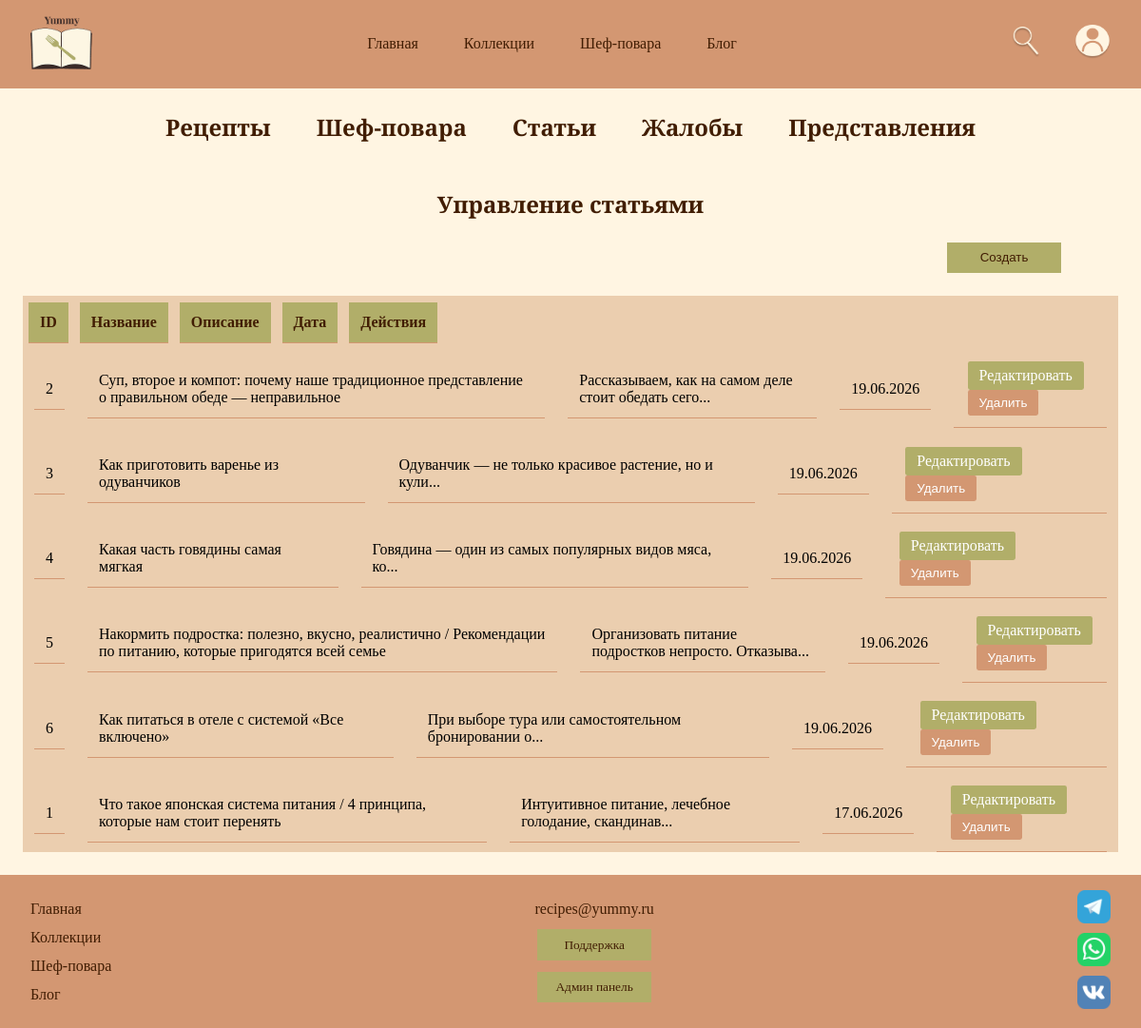
Screenshot of /admin_article.php (signed in) with the database file from the repository.
### tables this page shows
CREATE TABLE `articles` (
  `id_articles` int(10) UNSIGNED NOT NULL,
  `title` varchar(255) NOT NULL,
  `short_description` varchar(500) DEFAULT NULL,
  `content` text NOT NULL,
  `image_url` varchar(255) DEFAULT 'default_article.jpg',
  `created_at` timestamp NOT NULL DEFAULT current_timestamp()
);

### admin_article.php (the view, shortened to what this page needs)
<?php
require_once 'config.php';
$articles = $pdo->query("SELECT * FROM articles ORDER BY created_at DESC")->fetchAll();
?>
<!DOCTYPE html>
<html>
<head>
    <link rel="stylesheet" type="text/css" href="style.css">
</head>
<body>
<header>
    <a href="index.php"><img src="img/logo.png" width="65vw"></a>
    <div class="header_center">
        <ul class="header_ul">
            <li class="header_ul_li"><a href="index.php">Главная</a></li>
            <li class="header_ul_li"><a href="list_collection.php">Коллекции</a></li>
            <li class="header_ul_li"><a href="chefs.php">Шеф-повара</a></li>
            <li class="header_ul_li"><a href="blog.php">Блог</a></li>
        </ul>
    </div>
    <div class="header_right">
        <a href="find.php"><img src="img/find.png" width="30vw"></a>
        <a href="account.php"><img src="img/account.png" width="38vw"></a>
    </div>
</header>
<main>
    <div class="account">
        <ul class="account_ul">
            <li class="account_ul_li"><a href="admin_recipes.php"><h2>Рецепты</h2></a></li>
            <li class="account_ul_li"><a href="admin_chefs.php"><h2>Шеф-повара</h2></a></li>
            <li class="account_ul_li"><a href="admin_article.php"><h2>Статьи</h2></a></li>
            <li class="account_ul_li"><a href="admin_complaints.php"><h2>Жалобы</h2></a></li>
            <li class="account_ul_li"><a href="admin_views.php"><h2>Представления</h2></a></li>
        </ul>
    </div>
    <h2>Управление статьями</h2>
    <div class="admin_create">
        <button class="btn_support" type="button" onclick="document.getElementById('createForm').classList.toggle('active')">Создать</button>
    </div>
    <div class="admin_table">
        <table>
            <thead>
                <tr>
                    <th>ID</th>
                    <th>Название</th>
                    <th>Описание</th>
                    <th>Дата</th>
                    <th>Действия</th>
                </tr>
            </thead>
            <tbody>
                <?php foreach ($articles as $article): ?>
                <tr>
                    <td><?= $article['id_articles'] ?></td>
                    <td><?= htmlspecialchars($article['title']) ?></td>
                    <td><?= htmlspecialchars(mb_substr($article['short_description'] ?? $article['content'], 0, 50)) ?>...</td>
                    <td><?= date('d.m.Y', strtotime($article['created_at'])) ?></td>
                    <td>
                        <a href="admin_article.php?edit=<?= $article['id_articles'] ?>" class="btn_small btn_edit">Редактировать</a>
                        <form method="POST" style="display: inline;">
                            <button type="submit" class="btn_small btn_delete" onclick="return confirm('Удалить статью?')">Удалить</button>
                        </form>
                    </td>
                </tr>
                <?php endforeach; ?>
            </tbody>
        </table>
    </div>
</main>
<?php include 'footer.php'; ?>
</body>
</html>

### style.css (style rules this page uses)
html, body { height: 100%; }
body { background-color: #FFF5E2; display: flex; flex-direction: column; min-height: 100vh; }
main { background-color: #FFF5E2; flex: 1; }
* { margin: 0; padding: 0; }
a { text-decoration: none; color: #411D03; font-family: "Playfair Display"; }
h2 { color: #411D03; text-align: center; padding: 2vw 0; font-family: "Playfair Display"; }
:root { --bg_page: #FFF5E2; --text: #411D03; --bg_input: #D6B38D; --bg_card: #EBCEAF; --bg_header_footer: #D39772; --accent: #B1AE69; }
header { background-color: #D39772; padding: 1.336vw 2.671vw; display: flex; justify-content: space-between; align-items: center; }
header ul { list-style: none; }
header a { text-decoration: none; color: #411D03; }
.header_ul { display: flex; flex-direction: row; gap: 4vw; }
.header_right { display: flex; align-items: center; gap: 3vw; }
.btn_support { width: 10vw; height: 2.7vw; color: #411D03; background-color: #B1AE69; border: none; }
main { background-color: #FFF5E2; }
body { background-color: #FFF5E2; }
tr { display: flex; align-items: center; margin: 0.6vw 0 0; }
th { margin: 0 0.5vw; }
td { margin: 0 1vw; }
.account { display: flex; justify-content: center; align-items: center; }
.account ul { list-style: none; }
.account_ul { display: flex; flex-direction: row; gap: 4vw; }
.account a { text-decoration: none; color: #411D03; }
.admin_create { text-align: end; margin: 0 7vw 1vw 0; }
.admin_table { margin: 2vw; overflow-x: auto; }
.admin_table table { width: 100%; border-collapse: collapse; background-color: #EBCEAF; }
.admin_table th, .admin_table td { padding: 1vw; text-align: left; border-bottom: 1px solid #D39772; }
.admin_table th { background-color: #B1AE69; color: #411D03; }
.btn_small { padding: 0.5vw 1vw; margin: 0 0.2vw; border: none; border-radius: 0.2vw; cursor: pointer; text-decoration: none; display: inline-block; }
.btn_edit { background-color: #B1AE69; color: white; }
.btn_delete { background-color: #D39772; color: white; }

### rows the page displays
articles: id_articles "2", title "Суп, второе и компот: почему наше традиционное представление о правильном обеде — неправильное", short_description "Рассказываем, как на самом деле стоит обедать сего", created_at "19.06.2026"
articles: id_articles "3", title "Как приготовить варенье из одуванчиков", short_description "Одуванчик — не только красивое растение, но и кули", created_at "19.06.2026"
articles: id_articles "4", title "Какая часть говядины самая мягкая", short_description "Говядина — один из самых популярных видов мяса, ко", created_at "19.06.2026"
articles: id_articles "5", title "Накормить подростка: полезно, вкусно, реалистично / Рекомендации по питанию, которые пригодятся всей семье", short_description "Организовать питание подростков непросто. Отказыва", created_at "19.06.2026"
articles: id_articles "6", title "Как питаться в отеле с системой «Все включено»", short_description "При выборе тура или самостоятельном бронировании о", created_at "19.06.2026"
articles: id_articles "1", title "Что такое японская система питания / 4 принципа, которые нам стоит перенять", short_description "Интуитивное питание, лечебное голодание, скандинав", created_at "17.06.2026"
